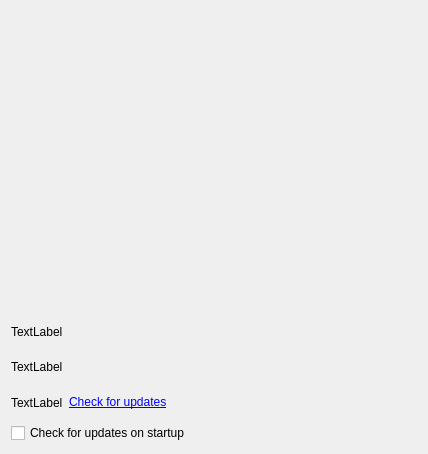
<?xml version="1.0" encoding="UTF-8"?>
<ui version="4.0">
 <class>MainDialog</class>
 <widget class="QDialog" name="MainDialog">
  <property name="geometry">
   <rect>
    <x>0</x>
    <y>0</y>
    <width>428</width>
    <height>454</height>
   </rect>
  </property>
  <property name="minimumSize">
   <size>
    <width>0</width>
    <height>0</height>
   </size>
  </property>
  <property name="windowTitle">
   <string>msoPS5 Launcher</string>
  </property>
  <property name="locale">
   <locale language="English" country="UnitedStates"/>
  </property>
  <layout class="QGridLayout" name="gridLayout">
   <item row="0" column="0">
    <layout class="QVBoxLayout" name="verticalLayout_5">
     <item>
      <layout class="QHBoxLayout" name="horizontalLayout_3">
       <item>
        <layout class="QVBoxLayout" name="verticalLayout_3">
         <item>
          <widget class="ConfigurationListWidget" name="widget" native="true">
           <property name="sizePolicy">
            <sizepolicy hsizetype="MinimumExpanding" vsizetype="Preferred">
             <horstretch>0</horstretch>
             <verstretch>0</verstretch>
            </sizepolicy>
           </property>
           <property name="minimumSize">
            <size>
             <width>400</width>
             <height>300</height>
            </size>
           </property>
          </widget>
         </item>
        </layout>
       </item>
      </layout>
     </item>
     <item>
      <layout class="QVBoxLayout" name="verticalLayout_4">
       <item>
        <widget class="QLabel" name="label_settings_file">
         <property name="text">
          <string>TextLabel</string>
         </property>
        </widget>
       </item>
       <item>
        <widget class="QLabel" name="label_Interpreter">
         <property name="frameShape">
          <enum>QFrame::NoFrame</enum>
         </property>
         <property name="frameShadow">
          <enum>QFrame::Sunken</enum>
         </property>
         <property name="text">
          <string>TextLabel</string>
         </property>
        </widget>
       </item>
       <item>
        <layout class="QHBoxLayout" name="versionLayout">
         <item>
          <widget class="QLabel" name="label_Version">
           <property name="text">
            <string>TextLabel</string>
           </property>
          </widget>
         </item>
         <item>
          <widget class="QLabel" name="check_updates_link">
           <property name="text">
            <string>&lt;a href=&quot;check&quot;&gt;Check for updates&lt;/a&gt;</string>
           </property>
           <property name="textFormat">
            <enum>Qt::RichText</enum>
           </property>
          </widget>
         </item>
         <item>
          <spacer name="versionSpacer">
           <property name="orientation">
            <enum>Qt::Horizontal</enum>
           </property>
           <property name="sizeHint" stdset="0">
            <size>
             <width>40</width>
             <height>20</height>
            </size>
           </property>
          </spacer>
         </item>
        </layout>
       </item>
       <item>
        <widget class="QCheckBox" name="check_updates_on_startup">
         <property name="text">
          <string>Check for updates on startup</string>
         </property>
        </widget>
       </item>
      </layout>
     </item>
    </layout>
   </item>
  </layout>
 </widget>
 <layoutdefault spacing="6" margin="11"/>
 <customwidgets>
  <customwidget>
   <class>ConfigurationListWidget</class>
   <extends>QWidget</extends>
   <header>configurationListWidget.h</header>
   <container>1</container>
  </customwidget>
 </customwidgets>
 <resources/>
 <connections/>
 <buttongroups>
  <buttongroup name="buttonGroup_Console"/>
 </buttongroups>
</ui>
